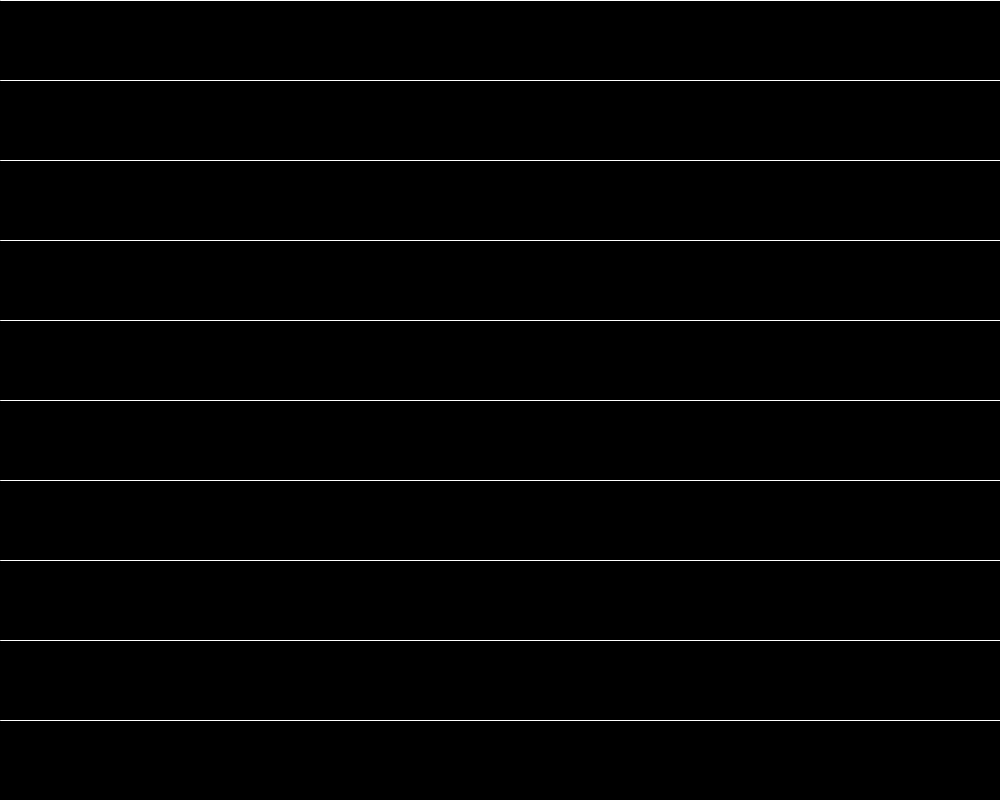
Frame 1 (no input)
Frame 60 (the mouse pressed at the canvas centre just before this capture): identical to frame 1, image omitted
Frame 120 (the mouse held since frame 60 and released just before this capture): identical to frame 1, image omitted

The Processing sketch that drew this single still picture (run headless with seeded random() and noise(); from frame 60 on, the mouse is pressed at the canvas centre):

// Processing sketch: Shapes
// ── Shapes.pde
int step;

void setup() {
  step = 0;
  size(1000, 800);
  noiseDetail(8, 0.6);
  noStroke();
}

void draw() {
  background(0);
  switch(step) {
  case 0:
    horizon();
    break;
  case 1:
    vert();
    break;
  case 2:
    diagonal();
    break;
  case 3:
    brachistochrone();
    break;
  case 4:
    circles();
    break;
  case 5:
    fade(true, 0);
    break;
  case 6:
    fade(false, 0);
    break;
  case 7:
    fadeDown();
    break;
  case 8:
    checkers();
    break;
  case 9:
    custom();
    break;
  default:
    fill(255);
    textSize(50);
    text("end", width/2, height/2);
  }
}

void mousePressed() {
  if (mouseButton == RIGHT) {
    step++;
    println(step);
  }
}

void horizon() {
  for (int i = 0; i < 10; i++) {
    stroke(255);
    line(0, i/10f * height, width, i/10f * height);
  }
}

void vert() {
  for (int i = 0; i < 8; i++) {
    stroke(255);
    line(i/8f * width, 0, i/8f * width, height);
  }
}

void diagonal() {
  for (int i = 0; i < 50; i++) {
    stroke(255);
    line(i/25f * width, 0, 0, height * i/25f);
  }
}

void brachistochrone() {
  push();
  for (int i = 0; i < 20; i++) {
    stroke(255);
    line(i/20f * width, 0, 0, height - height * i/20f);
  }
  pop();
}

void circles() {
  for (int i = 0; i < 100; i++) {
    noFill();
    stroke(255);
    circle(width/2, height/2, i/100f * width);
  }
}

void fade(boolean b, float y) {
  noStroke();
  for (int i = 0; i < 15; i++) {
    float num1 = 255 * i/15;
    float num2 = 255 - 255 * i/15;
    if (b) {
      fill(num1, 0, num2);
    } else {
      fill(num2, 0, num1);
    }
    rect((i/15.0) * width, y, width/15.0 + 1, height/10.0);
  }
}

void fadeDown() {
  for (int i = 0; i < 10; i++) {
    fade((i % 2 == 0), i/10.0 * height);
  }
}

void checkers() {
  for (int i = 0; i < 8; i++) {
    for ( int j = 0; j < 8; j++) {
      if ((i + j) % 2 == 0) {
        fill(255);
      } else {
        fill(0);
      }
      rect(j * height/8.0, i * height/8.0, height/8.0, height/8.0);
    }
  }
}

void custom() {
  for (int i = 0; i < height/5; i++) {
    for (int j = 0; j < width/5; j++) {
      fill(noise(j * 0.01, i *0.01, frameCount * 0.001) * 255);
      rect( j * 5, i * 5, 5.0 , 5.0);
    }
  }
}
